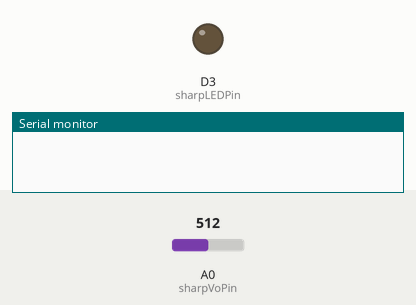
This sketch was run on a simulated ESP8266 (NodeMCU). Parts: output pins drawn as LEDs (lit = HIGH), the last lines printed to the serial monitor. Inputs (shaded band) come from the test bench; at power-on: A0 (sharpVoPin) = 512. WiFi joins after 1.5 s; servers stay silent unless stated; uploads are accepted with an empty reply.

Above: at 0.1 s.
At 4.47 s:
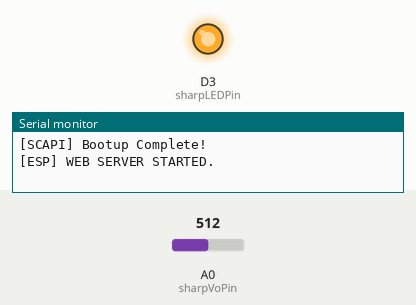
Timing chart, 0 to 44.3 s (numbered marks = the images above):
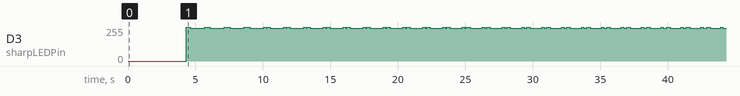

Measured:
- by itself, D3 (sharpLEDPin): 0/255 → 255/255 at 4.3 s, → 245/255 0.32 s later, → 255/255 1.0 s later, → 245/255 0.44 s later, … (103 changes in this stretch)

The sketch:

nodes.ino
```cpp
// Config
const char *ssid = "wifi";
const char *password = "aek123456789";
const int nodeid = 1;
char hostname[] = "PM-SENSER-NODE-1";
char group[] = "INSIDE";
//const char *node0_url = "http://128.199.150.87:3210";
const char *node0_url = "http://pm25.0127002.xyz";
char sensor_name[] = "GP2Y1010AU0F";
float sensor_value = 0;
int sendTick = (1000 / 10) * 1;
const int sharpLEDPin = D3; // Arduino digital pin D3 connect to sensor LED.
const int sharpVoPin = A0;  // Arduino analog pin A0 connect to sensor Vo.
const bool debug = false;
// End Config
#include <ESP8266WiFi.h>
#include <ESP8266HTTPClient.h>
#include <ESPAsyncWebServer.h>
#include <ArduinoJson.h>
#include "PM_Sensor.h"
#include <SPI.h>
#include <Wire.h>
char local_ip[16] = "unknown";
WiFiClient client;
AsyncWebServer server(80);

/*
 * Print out function
 */
void PrintOut(char *msg)
{
  Serial.print(msg);
  delay(50);
}
void PrintOutl(char *msg)
{
  Serial.println(msg);
  delay(50);
}
void PrintOut(String msg)
{
  Serial.print(msg);
  delay(50);
}
void PrintOutl(String msg)
{
  Serial.println(msg);
  delay(50);
}
void PrintOut(int msg)
{
  Serial.print(msg);
  delay(50);
}
void PrintOutl(int msg)
{
  Serial.println(msg);
  delay(50);
}

/*
 * ================================================================
 *                            Workspace
 * ================================================================
 */

void PM_loop()
{
// Turn on the dust sensor LED by setting digital pin LOW.
// Wait 0.28ms before taking a reading of the output voltage as per spec.
digitalWrite(sharpLEDPin, LOW);
delayMicroseconds(280);
// Record the output voltage. This operation takes around 100 microseconds.
int VoRaw = analogRead(sharpVoPin);
// Turn the dust sensor LED off by setting digital pin HIGH.
// Wait for remainder of the 10ms cycle = 10000 - 280 - 100 microseconds.
digitalWrite(sharpLEDPin, HIGH);
delayMicroseconds(280);
// Print raw voltage value (number from 0 to 1023).
#ifdef PRINT_RAW_DATA
  // printValue("VoRaw", VoRaw, true);
  Serial.println("");
#endif // PRINT_RAW_DATA

  // Use averaging if needed.
  float Vo = VoRaw;

#ifdef USE_AVG
  VoRawTotal += VoRaw;
  VoRawCount++;
  if (VoRawCount >= N)
  {
    Vo = 1.0 * VoRawTotal / N;
    VoRawCount = 0;
    VoRawTotal = 0;
  }
  else
  {
    return;
  }
#endif // USE_AVG

  // Compute the output voltage in Volts.
  Vo = Vo / 1024.0 * 3.3;
  // printFValue("Vo", Vo, "V");

  // Convert to Dust Density in units of ug/m3.
  float dV = Vo - Voc;
  if (dV < 0)
  {
    dV = 0;
    Voc = Vo;
  }
  float dustDensity = dV / K * 100.0;
  sensor_value = dustDensity;
  PrintOut("PM2.5 = ");
  PrintOut(sensor_value);
  PrintOutl(" ug/m3");
}

void onBootComplete()
{
  server.on("/", HTTP_GET, [](AsyncWebServerRequest *request)
            {
                StaticJsonBuffer<1024> doc;
                JsonObject &root = doc.createObject();
                root["success"] = true;
                root["hostname"] = hostname;
                root["message"] = "PM2 Sensor Project (yue.sh)";
                root["node_id"] = nodeid;
                root["local_ip"] = local_ip;
                root["uptime"] = millis();
                root["node0_url"] = node0_url;
                root["sensor_name"] = sensor_name;
                root["group"] = group;
                // root["sensor_value"] = sensor_value;
                root["value"] = sensor_value;
                root["debug"] = debug;
                char result[1024];
                root.printTo(result, sizeof(result));
              request->send(200, "application/json", result); });
  server.begin();
  PrintOutl("[ESP] WEB SERVER STARTED.");
}
int tick = sendTick;
void onTick()
{
  PM_loop();
  if (tick >= sendTick)
  {
    tick = 0;
    StaticJsonBuffer<1024> doc;
    JsonObject &root = doc.createObject();
    root["success"] = true;
    root["hostname"] = hostname;
    root["message"] = "PM2 Sensor Project (yue.sh)";
    root["node_id"] = nodeid;
    root["local_ip"] = local_ip;
    root["uptime"] = millis();
    root["node0_url"] = node0_url;
    root["sensor_name"] = sensor_name;
    root["group"] = group;
    // root["sensor_value"] = sensor_value;
    root["value"] = sensor_value;
    root["debug"] = debug;
    char result[1024];
    root.printTo(result, sizeof(result));
    HTTPClient http;
    http.begin(client, node0_url);
    http.addHeader("Content-Type", "application/json");
    http.addHeader("Accept", "application/json");
    // Serial.println("result body:");
    // Serial.println(result);
    int httpCode = http.POST(result);
    PrintOutl("[HTTP] POST TO NODE0 PROCESSED.");
    Serial.printf("[HTTP] POST... code: %d\n", httpCode);
    if (httpCode == HTTP_CODE_OK)
    {
      const String &payload = http.getString();
      Serial.println("[HTTP] received payload:\n<<");
      Serial.println(payload);
      Serial.println(">>");
    }
    else
    {
      Serial.printf("[HTTP] POST... failed, error: %s\n", http.errorToString(httpCode).c_str());
      PrintOut("[HTTP] HTTP CODE: ");
      PrintOutl(httpCode);
      PrintOut("[HTTP] BODY: ");
      PrintOutl(http.getString());
    }
    http.end();
  }
  else
  {
    tick++;
  }
}

/*
 * System Functions
 */

void whitelist_check()
{
  PrintOutl("[SCAPI] Checking whitelist...");
  PrintOutl("[SCAPI] This device is already trusted, contunue booting...");
}

void bootup()
{
  WiFi.setHostname(hostname);
  PrintOutl("[ESP] STARTING WIFI...");
  if (WiFi.begin(ssid, password))
  {
    while (WiFi.status() != WL_CONNECTED)
    {
      delay(500);
      PrintOut(".");
    }
  }
  else
  {
    PrintOutl("[SCAPI] Failed connect to WiFi ,the system cannot be continue...");
    delay(3000);
    ESP.reset();
  }
  PrintOutl("");
  PrintOutl("[ESP] WiFi CONNECTED");
  PrintOutl("[WIFI] Local IP Address: " + WiFi.localIP().toString());
  char Buffer[16];
  WiFi.localIP().toString().toCharArray(local_ip, 16);
  whitelist_check();
}

void setup()
{
  pinMode(sharpLEDPin, OUTPUT);
  Serial.begin(9600);
  Serial.println();
  delay(1000);
  PrintOutl("[SCAPI] ====== PM2 WITH SENSOR HTTP PROJECT ======");
  delay(100);
  PrintOutl("[SCAPI] Node ID: " + String(nodeid));
  delay(100);
  PrintOutl("[SCAPI] Made with heart <3 by: _StarChaser");
  delay(100);
  PrintOutl("[SCAPI] Build Date: 03/03/22");
  delay(100);
  PrintOutl("[SCAPI] BOOTING....");
  delay(100);
  bootup();
  delay(500);
  PrintOutl("[SCAPI] Bootup Complete!");
  onBootComplete();
}
void loop()
{
  onTick();
  delay(10);
}
```

PM_Sensor.h
```cpp
// Choose program options.
//#define PRINT_RAW_DATA
#define USE_AVG

// For averaging last N raw voltage readings.
#ifdef USE_AVG
#define N 100
static unsigned long VoRawTotal = 0;
static int VoRawCount = 0;
#endif // USE_AVG

// Set the typical output voltage in Volts when there is zero dust.
static float Voc = 0.6;

// Use the typical sensitivity in units of V per 100ug/m3.
const float K = 0.5;

 // Helper functions to print a data value to the serial monitor.
void printValue(String text, unsigned int value, bool isLast = false) {
Serial.print(text);
Serial.print("=");
Serial.print(value);
if (!isLast) {
Serial.print(", ");
}
}
void printFValue(String text, float value, String units, bool isLast = false) {
Serial.print(text);
Serial.print("=");
Serial.print(value);
Serial.print(units);
if (!isLast) {
Serial.print(", ");
}
}
```

node.c
```cpp

```
